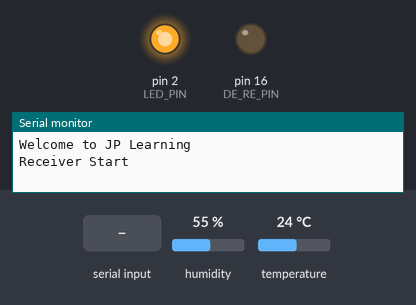
The sketch below on a simulated Arduino Uno, built with avr-gcc and run on an emulated ATmega328P. On the bench: output pins drawn as LEDs (lit = HIGH), the last lines printed to the serial monitor. The test bench sets the inputs (shaded band); at power-on: humidity 55 %, temperature 24 °C.

Above: at 1.2 s.
1.3 s: "D" received over the second serial link
At 2.3 s:
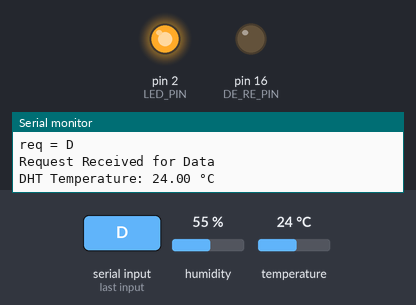
2.9 s: "1" received over the second serial link
At 3.6 s:
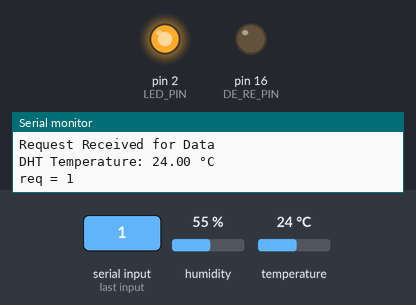
Timing chart, 0 to 5.9 s (numbered marks = the images above; inputs shaded):
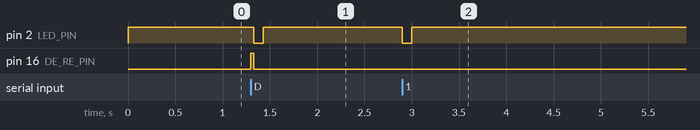

The sketch:

Slave.ino
```cpp
/*
  Welcome to JP Learning
*/
#include <SoftwareSerial.h>
#include <DHT.h>

// GPIO Pins
byte TX_PIN = 4, RX_PIN = 5;
byte DE_RE_PIN = 16, LED_PIN = 2;
byte DHT_PIN = 14;

SoftwareSerial Soft_Serial(RX_PIN, TX_PIN);

#define DHT_TYPE DHT11
DHT dht(DHT_PIN, DHT_TYPE);
void setup() {
  Serial.begin(115200);
  Soft_Serial.begin(9600);
  dht.begin();

  pinMode(DE_RE_PIN, OUTPUT);    //DE/RE Controling pin of RS-485
  digitalWrite(DE_RE_PIN, LOW);  //DE/RE=LOW Receive Enabled
  pinMode(LED_PIN, OUTPUT);
  digitalWrite(LED_PIN, HIGH);


  Serial.println("\n\nWelcome to JP Learning\n");
  Serial.println("Receiver Start\n");
}
void loop() {
  //If Serial Data is available
  while (Soft_Serial.available() > 0) {
    char req = Soft_Serial.read();
    Serial.println("\nreq = " + String(req));
    if (req == 'D') {
      Serial.println("Request Received for Data");
      digitalWrite(DE_RE_PIN, HIGH);  //DE/RE=HIGH Transmit Enabled

      float DHT_Temperature = dht.readTemperature();
      if (isnan(DHT_Temperature)) {
        Serial.println("Failed to read from DHT11 sensor!");
        delay(1000);
      } else {
        Serial.println("DHT Temperature: " + String(DHT_Temperature) + " °C");

        Soft_Serial.write(String(DHT_Temperature).c_str());

        digitalWrite(DE_RE_PIN, LOW);  //DE/RE=LOW Receive Enabled
      }
    }
    digitalWrite(LED_PIN, LOW);
    delay(100);
    digitalWrite(LED_PIN, HIGH);
    Soft_Serial.flush();
  }
}
```

Measured:
- after the input at 1.3 s, pin 2 (LED_PIN): HIGH → LOW at once, → HIGH 0.10 s later; pin 16 (DE_RE_PIN): LOW → HIGH at once, → LOW 0.03 s later
- after the input at 2.9 s, pin 2 (LED_PIN): HIGH → LOW at once, → HIGH 0.10 s later
